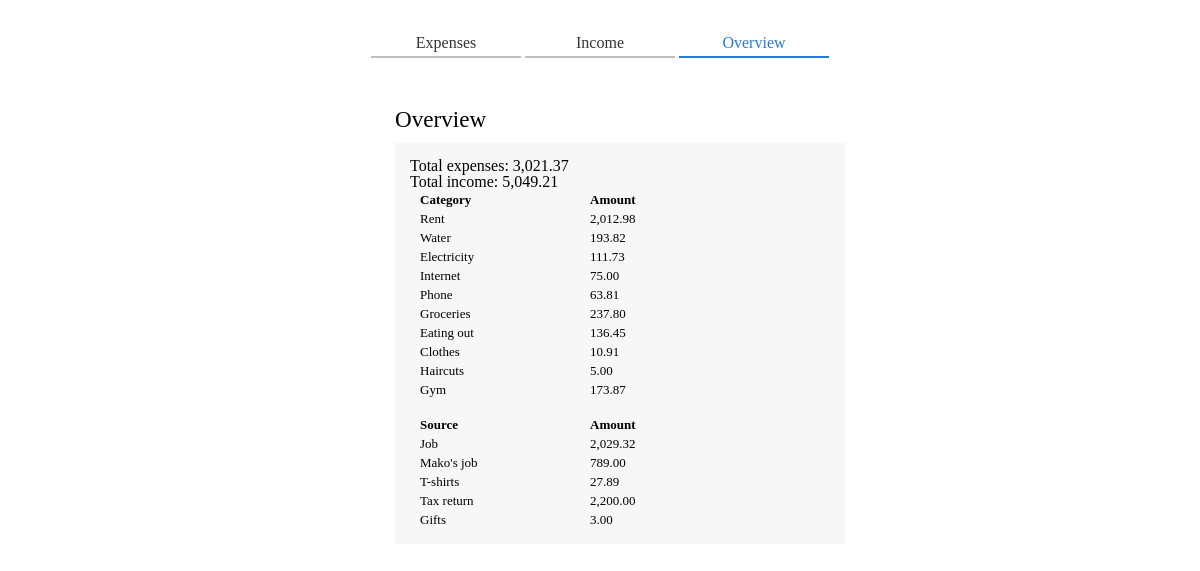
The page /overview/ on the database its author committed.
### models.py (models this page shows)
class Category(Base):
  __tablename__ = 'categories'
  id = Column(Integer, primary_key = True)
  name = Column(String(30), nullable = False)

class IncomeSource(Base):
  __tablename__ = 'income_sources'
  id = Column(Integer, primary_key = True)
  name = Column(String(30), nullable = False)

### views.py (the view)
@app.route('/overview/')
def Overview():
  allExpensesRows = session.query(ExpensesItem).join("category").order_by(desc("date")).all()
  allIncomeRows = session.query(IncomeItem).join("source").order_by(desc("date")).all()
  allCategoryRows = session.query(Category).all()
  allSourceRows = session.query(IncomeSource).all()
  totalCategories = {}
  categoryNames = {}
  for row in allCategoryRows:
    totalCategories[row.id] = 0
    categoryNames[row.id] = row.name
  totalSources = {}
  sourceNames = {}
  for row in allSourceRows:
    totalSources[row.id] = 0
    sourceNames[row.id] = row.name
  totalExpenses = 0
  totalIncome = 0
  for row in allExpensesRows:
    totalExpenses += row.amount
    totalCategories[row.category_id] += row.amount
  for row in allIncomeRows:
    totalIncome += row.amount
    totalSources[row.source_id] += row.amount
  return render_template('overview.html',
                         totalExpenses = totalExpenses,
                         totalIncome = totalIncome,
                         totalCategories = totalCategories,
                         categoryNames = categoryNames,
                         totalSources = totalSources,
                         sourceNames = sourceNames)

### views.py (called while the page is built)
@app.context_processor
def utility_processor():
  def format_money(amount):
    return format(float(amount)/100, ',.2f')
  return dict(format_money=format_money)

### templates/overview.html
{% extends "expenses.html" %}
{% block content %}
  <div class="page-wrapper">
  <nav>
    <ul>
      <a href="{{ url_for('Expenses') }}"><li>Expenses</li></a>
      <a href="{{ url_for('Income') }}"><li>Income</li></a>
      <li class="active-link">Overview</li>
    </ul>
  </nav>
  <div class="content">
  <h1 class="page-heading">Overview</h1>
    <div class="table-container">
      {% include "overview_table.html" %}
    </div>
  </div>
  </div>
{% endblock %}

### templates/overview_table.html
      <p>Total expenses: {{ format_money(totalExpenses) }}</p>
      <p>Total income: {{ format_money(totalIncome) }}</p>
      <table>
        <tr>
          <th>Category</th>
          <th>Amount</th>
        </tr>
        {% for category in totalCategories %}
        {% if totalCategories[category] != 0 %}
        <tr>
          <td class="overview-catsrc">{{ categoryNames[category] }}</td>
          <td class="overview-amount">{{ format_money(totalCategories[category]) }}</td>
        </tr>
        {% endif %}
        {% endfor %}
      </table>
      <br>
      <table>
        <tr>
          <th>Source</th>
          <th>Amount</th>
        </tr>
        {% for src in totalSources %}
        {% if totalSources[src] != 0 %}
        <tr>
          <td class="overview-catsrc">{{ sourceNames[src] }}</td>
          <td class="overview-amount">{{ format_money(totalSources[src]) }}</td>
        </tr>
        {% endif %}
        {% endfor %}
      </table>

### static/style.css (style rules this page uses)
*, *:before, *:after { -moz-box-sizing: border-box; -webkit-box-sizing: border-box; box-sizing: border-box; }
body { font: 13px "Open Sans" sans-serif; background-color: white; }
h1, h2, h3, h4, h5, h6 { font-weight: 300; margin-bottom: 0.5em; }
h1 { font-size: 23.11111px; }
h1.page-heading { display: inline-block; width: 170px; }
a { color: #267ad9; text-decoration: none; cursor: pointer; }
.active-link { color: #267ad9; border-color: #267ad9; }
.page-wrapper { padding: 30px 0 50px 0; margin: 0 auto; width: 600px; }
nav { margin-bottom: 50px; }
nav ul { text-align: center; }
nav ul li { display: inline-block; width: 150px; padding: 5px 0; background-color: white; border-bottom: 2px solid #bfbfbf; font: 13px "Open Sans" sans-serif; }
nav ul a li { color: #333; }
.content { width: 410px; margin: 0 auto; }
table { border-collapse: collapse; }
table th { font-weight: bold; text-align: left; }
table tr td, table tr th { padding: 3px 10px; font-size: 13px; background: transparent; }
.table-container { background-color: #f7f7f7; padding: 15px 15px; width: 450px; }
.overview-catsrc { width: 170px; }

### rows shown on the page
Category: name "Rent"
Category: name "Water"
Category: name "Electricity"
Category: name "Internet"
Category: name "Phone"
Category: name "Groceries"
Category: name "Eating out"
Category: name "Clothes"
Category: name "Haircuts"
Category: name "Gym"
IncomeSource: name "Job"
IncomeSource: name "Mako's job"
IncomeSource: name "T-shirts"
IncomeSource: name "Tax return"
IncomeSource: name "Gifts"
